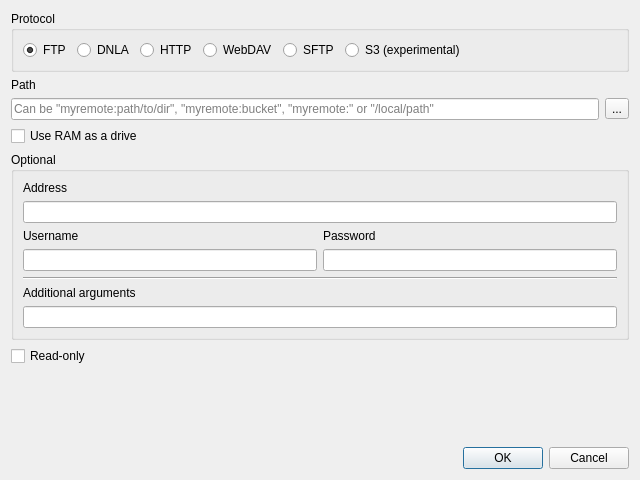
<?xml version="1.0" encoding="UTF-8"?>
<ui version="4.0">
 <class>NewServeWindow</class>
 <widget class="QDialog" name="NewServeWindow">
  <property name="geometry">
   <rect>
    <x>0</x>
    <y>0</y>
    <width>640</width>
    <height>480</height>
   </rect>
  </property>
  <property name="windowTitle">
   <string>New serve</string>
  </property>
  <property name="modal">
   <bool>true</bool>
  </property>
  <layout class="QVBoxLayout" name="verticalLayout">
   <item>
    <widget class="QGroupBox" name="groupBox_2">
     <property name="title">
      <string>Protocol</string>
     </property>
     <layout class="QHBoxLayout" name="horizontalLayout_2">
      <item>
       <widget class="QRadioButton" name="radioButton_ftp">
        <property name="text">
         <string notr="true">FTP</string>
        </property>
        <property name="checked">
         <bool>true</bool>
        </property>
       </widget>
      </item>
      <item>
       <widget class="QRadioButton" name="radioButton_dnla">
        <property name="text">
         <string notr="true">DNLA</string>
        </property>
       </widget>
      </item>
      <item>
       <widget class="QRadioButton" name="radioButton_http">
        <property name="text">
         <string notr="true">HTTP</string>
        </property>
       </widget>
      </item>
      <item>
       <widget class="QRadioButton" name="radioButton_webdav">
        <property name="text">
         <string notr="true">WebDAV</string>
        </property>
       </widget>
      </item>
      <item>
       <widget class="QRadioButton" name="radioButton_sftp">
        <property name="text">
         <string notr="true">SFTP</string>
        </property>
       </widget>
      </item>
      <item>
       <widget class="QRadioButton" name="radioButton_s3">
        <property name="text">
         <string notr="true">S3 (experimental)</string>
        </property>
       </widget>
      </item>
      <item>
       <spacer name="horizontalSpacer">
        <property name="orientation">
         <enum>Qt::Orientation::Horizontal</enum>
        </property>
        <property name="sizeHint" stdset="0">
         <size>
          <width>40</width>
          <height>20</height>
         </size>
        </property>
       </spacer>
      </item>
     </layout>
    </widget>
   </item>
   <item>
    <widget class="QLabel" name="label_3">
     <property name="text">
      <string>Path</string>
     </property>
    </widget>
   </item>
   <item>
    <layout class="QHBoxLayout" name="horizontalLayout_3">
     <item>
      <widget class="QLineEdit" name="lineEdit_path">
       <property name="toolTip">
        <string>Can be &quot;myremote:path/to/dir&quot;, &quot;myremote:bucket&quot;, &quot;myremote:&quot; or &quot;/local/path&quot;</string>
       </property>
       <property name="placeholderText">
        <string>Can be &quot;myremote:path/to/dir&quot;, &quot;myremote:bucket&quot;, &quot;myremote:&quot; or &quot;/local/path&quot;</string>
       </property>
      </widget>
     </item>
     <item>
      <widget class="QToolButton" name="button_select_dir">
       <property name="text">
        <string notr="true">...</string>
       </property>
      </widget>
     </item>
    </layout>
   </item>
   <item>
    <widget class="QCheckBox" name="checkBox_use_ram">
     <property name="text">
      <string>Use RAM as a drive</string>
     </property>
    </widget>
   </item>
   <item>
    <widget class="QGroupBox" name="groupBox">
     <property name="title">
      <string>Optional</string>
     </property>
     <layout class="QVBoxLayout" name="verticalLayout_4">
      <item>
       <widget class="QLabel" name="label_4">
        <property name="text">
         <string>Address</string>
        </property>
       </widget>
      </item>
      <item>
       <widget class="QLineEdit" name="lineEdit_address">
        <property name="toolTip">
         <string>&lt;html&gt;&lt;head/&gt;&lt;body&gt;&lt;p&gt;Use this field to indicate which IP address and port the server should listen on, e.g. 1.2.3.4:8000 or :8080 to listen to all IPs&lt;/p&gt;&lt;p&gt;Default:&lt;/p&gt;&lt;p&gt;FTP - &lt;span style=&quot; font-family:'Courier New';&quot;&gt;localhost:2121&lt;/span&gt;&lt;/p&gt;&lt;p&gt;&lt;span style=&quot; font-family:'Courier New';&quot;&gt;DNLA - :7879&lt;/span&gt;&lt;/p&gt;&lt;p&gt;&lt;span style=&quot; font-family:'Courier New';&quot;&gt;HTTP - 127.0.0.1:8080&lt;/span&gt;&lt;/p&gt;&lt;p&gt;&lt;span style=&quot; font-family:'Courier New';&quot;&gt;WebDAV - 127.0.0.1:8080&lt;/span&gt;&lt;/p&gt;&lt;p&gt;&lt;span style=&quot; font-family:'Courier New';&quot;&gt;SFTP - localhost:2022&lt;/span&gt;&lt;/p&gt;&lt;/body&gt;&lt;/html&gt;</string>
        </property>
       </widget>
      </item>
      <item>
       <layout class="QHBoxLayout" name="horizontalLayout">
        <item>
         <layout class="QVBoxLayout" name="verticalLayout_2">
          <item>
           <widget class="QLabel" name="label">
            <property name="text">
             <string>Username</string>
            </property>
           </widget>
          </item>
          <item>
           <widget class="QLineEdit" name="lineEdit_username"/>
          </item>
         </layout>
        </item>
        <item>
         <layout class="QVBoxLayout" name="verticalLayout_3">
          <item>
           <widget class="QLabel" name="label_2">
            <property name="text">
             <string>Password</string>
            </property>
           </widget>
          </item>
          <item>
           <widget class="QLineEdit" name="lineEdit_password">
            <property name="echoMode">
             <enum>QLineEdit::EchoMode::Password</enum>
            </property>
           </widget>
          </item>
         </layout>
        </item>
       </layout>
      </item>
      <item>
       <widget class="Line" name="line">
        <property name="orientation">
         <enum>Qt::Orientation::Horizontal</enum>
        </property>
       </widget>
      </item>
      <item>
       <widget class="QLabel" name="label_5">
        <property name="text">
         <string>Additional arguments</string>
        </property>
       </widget>
      </item>
      <item>
       <widget class="QLineEdit" name="lineEdit_args"/>
      </item>
     </layout>
    </widget>
   </item>
   <item>
    <widget class="QCheckBox" name="checkBox_read_only">
     <property name="text">
      <string>Read-only</string>
     </property>
    </widget>
   </item>
   <item>
    <spacer name="verticalSpacer">
     <property name="orientation">
      <enum>Qt::Orientation::Vertical</enum>
     </property>
     <property name="sizeHint" stdset="0">
      <size>
       <width>20</width>
       <height>40</height>
      </size>
     </property>
    </spacer>
   </item>
   <item>
    <widget class="QDialogButtonBox" name="buttonBox">
     <property name="orientation">
      <enum>Qt::Orientation::Horizontal</enum>
     </property>
     <property name="standardButtons">
      <set>QDialogButtonBox::StandardButton::Cancel|QDialogButtonBox::StandardButton::Ok</set>
     </property>
    </widget>
   </item>
  </layout>
 </widget>
 <resources/>
 <connections>
  <connection>
   <sender>buttonBox</sender>
   <signal>rejected()</signal>
   <receiver>NewServeWindow</receiver>
   <slot>reject()</slot>
   <hints>
    <hint type="sourcelabel">
     <x>316</x>
     <y>260</y>
    </hint>
    <hint type="destinationlabel">
     <x>286</x>
     <y>274</y>
    </hint>
   </hints>
  </connection>
 </connections>
</ui>
